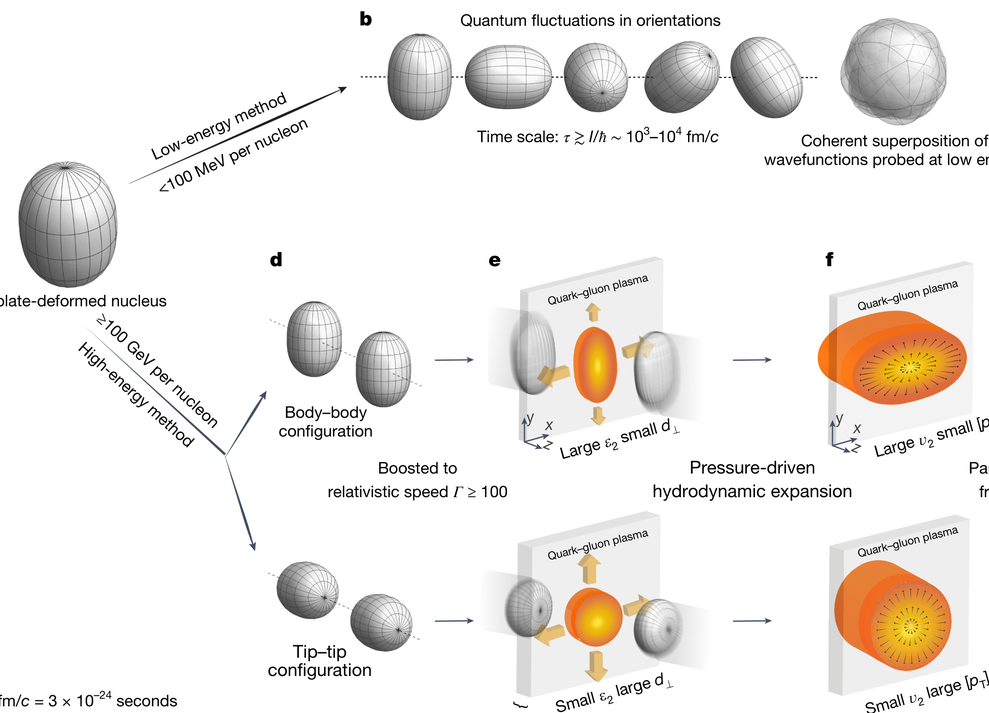
#> input picture assets/t3-exemplars/T3-02_STAR2024_ED1_核形变到火球_全流程3D.png, 989 x 713 px, shrunk from 2218 x 1599 before the run
$ python trim_border.py '../assets/t3-exemplars/T3-02_STAR2024_ED1_核形变到火球_全流程3D.png'
#> lines starting #> are read from the running program, lines starting #| are printed output that depends on the picture; after the words box and inside, x2 and y2 are one past the last pixel; in counts of white or black regions, pixels touching at a corner belong together
### scripts/_console.py
#!/usr/bin/env python3
"""
_console —— 控制台编码兜底：把 stdout / stderr 切成 UTF-8
======================================================================

**为什么需要它（实测踩过的坑，2026-09-27）**

本 skill 的报告里大量使用 ✅ / ❌ / ⚠️ / ✗ 这类符号。中文 Windows 上
Python 只在 **交互式控制台（isatty=True）** 才用 UTF-8 输出；一旦
**stdout 被管道或重定向**（agent 调脚本、CI、`python x.py > log.txt`
全是这种），Python 改用本地编码 gbk(cp936) 去编码 —— 这些字符
GBK 编不出来，于是脚本在**打印报告的中途**崩掉：

    UnicodeEncodeError: 'gbk' codec can't encode character '\u2705'

实测：`python evals/test_tools.py`、`python scripts/check_tools.py`
在管道下 100% 崩，而交互式手敲同一条命令却正常 —— 所以这个坑
**只在自动化里炸**，正是本 skill 的主要使用方式。

**用法**：在脚本（或会被 import 的库模块）顶部调用一次即可，幂等：

    from _console import init_console
    init_console()

★ 只改编码，不改行为：已经是 UTF-8 的流上调用是空操作；
  `errors="replace"` 保证连"编码探不出来"的字符也不会再抛异常
  （宁可显示成 ?，也不要整个脚本崩掉）。
"""
import sys


def init_console() -> None:
    """把标准输出 / 标准错误切到 UTF-8（失败时静默跳过，绝不因此报错）。"""
    for name in ("stdout", "stderr"):
        stream = getattr(sys, name, None)
        if stream is None:            # pythonw / 被替换掉的流
            continue
        try:
            stream.reconfigure(encoding="utf-8", errors="replace")
        except Exception:
            pass


init_console()

### scripts/trim_border.py
#!/usr/bin/env python3
"""
trim_border —— 把生图模型在四周画的那条 1~2px 外框【真的裁掉】
=========================================================================
## 为什么需要它（实测，2026-09-26）

生图模型（qwen-image-3.0 / mm 端点）**稳定地**在画面四周画一条细外框。
实测「自旋关联」算例：

    gen/sketch_s5.png      row0,row1 全命中，col0,col1 全命中   → 2px 实心黑框
    gen/sketch_s7.png      同上                                  → 2px 实心黑框
    gen_neg/sketch_s5/7/9  带 negative_prompt 也一样有框         → 5/5 全有

两条已经试过、**都没用**的办法：
  ① 简报里写「不要画外框」—— `ir_to_genbrief.py` 一直在写，模型照画；
  ② `--negative` 里加 border/frame/box outline/picture frame/…—— A/B 同 seed
     对比：加了 negative 的 3 张**仍然全部有框**（见上面的 gen_neg 行）。

所以别再求模型了，**裁掉**它。这条外框是确定性的像素级瑕疵，
用一个确定性的像素级步骤解决。

### ★ 外框可能是**两层**：1px 深线 + 1px 浅灰线（2026-09-27 实测）

「形变核 → 火球」算例的成品位图，边框是：

    row0   1664/1664 像素 lum<240   （深线，BG=0.94 能认出）
    row-2  1620/1664 像素 lum<240   （深线）
    row-1  1664/1664 像素 lum<250   （浅灰线，244~249 —— BG=0.94 **认不出**）
    col-1   927/ 928 像素 lum<250   （浅灰线）

默认 `BG=0.94`（lum<240）只裁掉深线，浅灰线留在图上 → 进矢量后就是一条多余细边。
这种图用 `--bg 0.975`（lum<248.6）再跑一次即可（实测裁掉下 2px + 右 1px）。
**注意**：`--bg` 调高会把**很浅的内容**（火球的浅色外晕之类）也算作内容，
所以它是个选项、不是新默认值 —— 只在默认值裁不干净时手动调。

## 判据（区分「细外框」和「内容真的顶到边」）

从每条边往里走：
  · 连续若干行/列满足「≥85% 像素不是背景（灰 < 0.94）」→ 记作一个 run；
  · run 结束后第一条不是这样的行/列，**必须**几乎是空的（< 20% 不是背景）
    —— 这才说明刚才那几行是一条**孤立的细线**（外框），不是内容；
  · run 长度 > --max（默认 6）→ 当成内容，不裁（防止吃掉实心色块）。

四个边各自判断，互不影响（模型有时只画一边）。

## 用法

    # 报告会裁掉什么，不写文件
    python3 scripts/trim_border.py gen/sketch_s7.png --dry-run

    # 真的裁，输出干净图
    python3 scripts/trim_border.py gen/sketch_s7.png -o gen/sketch_s7_clean.png
"""
from __future__ import annotations

import argparse
from pathlib import Path

import numpy as np
from PIL import Image

BG = 0.94          # 灰度 < 它算"有内容"
LINE_FRAC = 0.85   # 一行里 ≥ 这么多像素有内容 → 像"框线"
EMPTY_FRAC = 0.20  # run 之后第一条必须 < 这么多 → 才认可是"孤立细线"


def _lines(img, axis, reverse, bg=None):
    """按 axis（0=行, 1=列）从某条边往里，返回 '框线 run 长度' 或 0。"""
    if bg is None:
        bg = BG
    g = np.asarray(img.convert("L")).astype(np.float32) / 255.0
    nb = g < bg
    if axis == 1:
        nb = nb.T
    if reverse:
        nb = nb[::-1]
    n_total = nb.shape[1]
    run = 0
    for row in nb:
        if row.mean() >= LINE_FRAC:
            run += 1
        else:
            break
    if run == 0:
        return 0, float(nb[0].mean())
    nxt = float(nb[run].mean()) if run < nb.shape[0] else 0.0
    ok = nxt < EMPTY_FRAC
    return run, nxt if not ok else nxt


def detect(img, max_px=6, bg=None):
    """返回 {'left':n,'right':n,'top':n,'bottom':n}（要裁掉的像素数）。"""
    out = {}
    for name, axis, rev in (("top", 0, False), ("bottom", 0, True),
                            ("left", 1, False), ("right", 1, True)):
        run, nxt = _lines(img, axis, rev, bg)
        if run == 0:
            out[name] = (0, "没找到框线")
        elif run > max_px:
            out[name] = (0, "连续 %d px 都有内容 → 判为内容顶到边，不裁" % run)
        elif nxt >= EMPTY_FRAC:
            out[name] = (0, "框线内侧紧跟着内容（%.0f%%）→ 判为内容，不裁" % (nxt * 100))
        else:
            out[name] = (run, "裁掉 %d px" % run)
    return out


def main():
    ap = argparse.ArgumentParser(description="裁掉生图模型画的 1~2px 外框")
    ap.add_argument("image")
    ap.add_argument("-o", "--out", default=None)
    ap.add_argument("--max", dest="max_px", type=int, default=6,
                    help="单边最多裁多少 px（超过就当成内容，默认 6）")
    ap.add_argument("--bg", type=float, default=BG,
                    help="背景亮度阈值（0~1）：lum < bg 算「有内容」。默认 %.2f。"
                         "外框是**浅灰**线（lum 244~249）时用 0.975" % BG)
    ap.add_argument("--dry-run", action="store_true")
    a = ap.parse_args()

    p = Path(a.image)
    img = Image.open(p)
#> img is the input picture: PIL image 989x713 RGB; mean R, G, B 239.7, 236.2, 232.8
    W, H = img.size
    res = detect(img, a.max_px, a.bg)
#> the loop in detect, `for name, axis, rev in (("top", 0, False), ("bottom", 0, True), ("left..` made 4 passes
#> nxt on passes 1 to 4: 0, 0.0101, 0.0252, 0.0463
#> pass 1, in _lines, `g = np.asarray(img.convert("L")).astype(np.float32) / 255.0`:
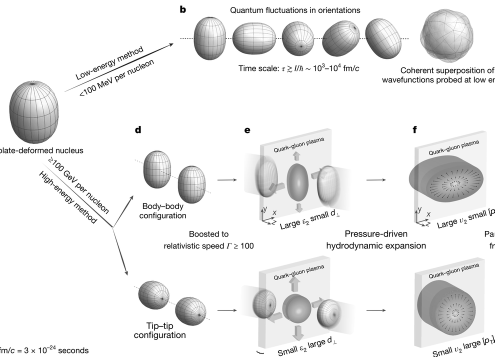
#> g: shape (713, 989) float32 (shown at 1/2 size); min 0, max 1, mean 0.929
#> pass 1, in _lines, `nb = g < bg`:
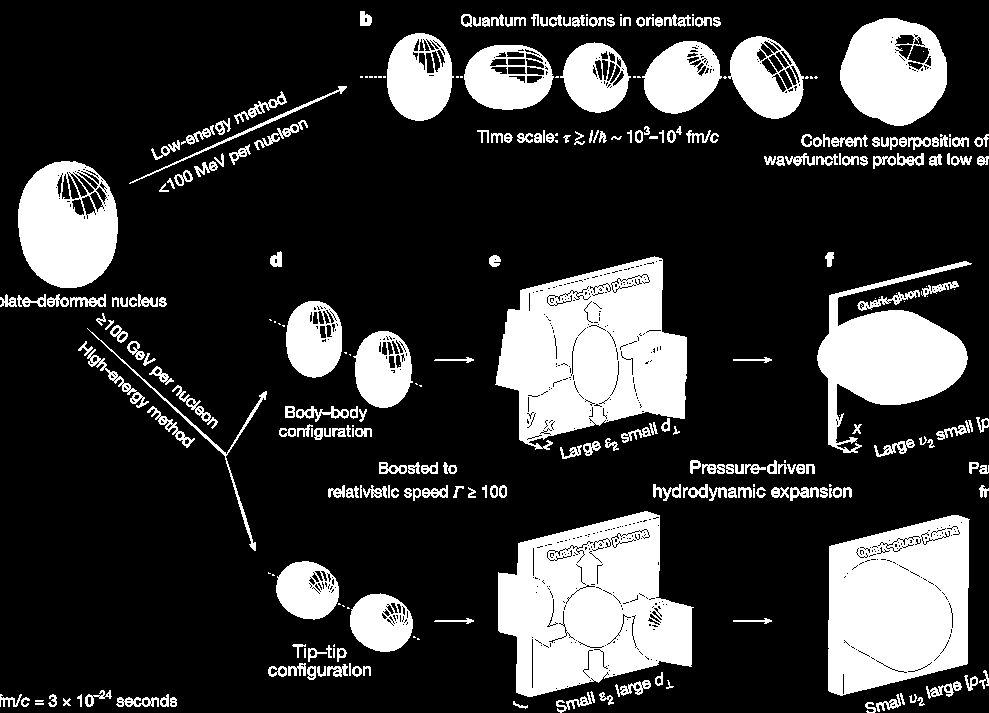
#> nb: shape (713, 989) bool; 21.6% white; 297 white regions (62 under 20 px), largest, box (x1, y1, x2, y2) and area: (495, 256, 687, 450) 24488, (498, 511, 694, 697) 24375, (828, 515, 970, 696) 20746
#> pass 2, in _lines (call 2), `nb = nb[::-1]`:
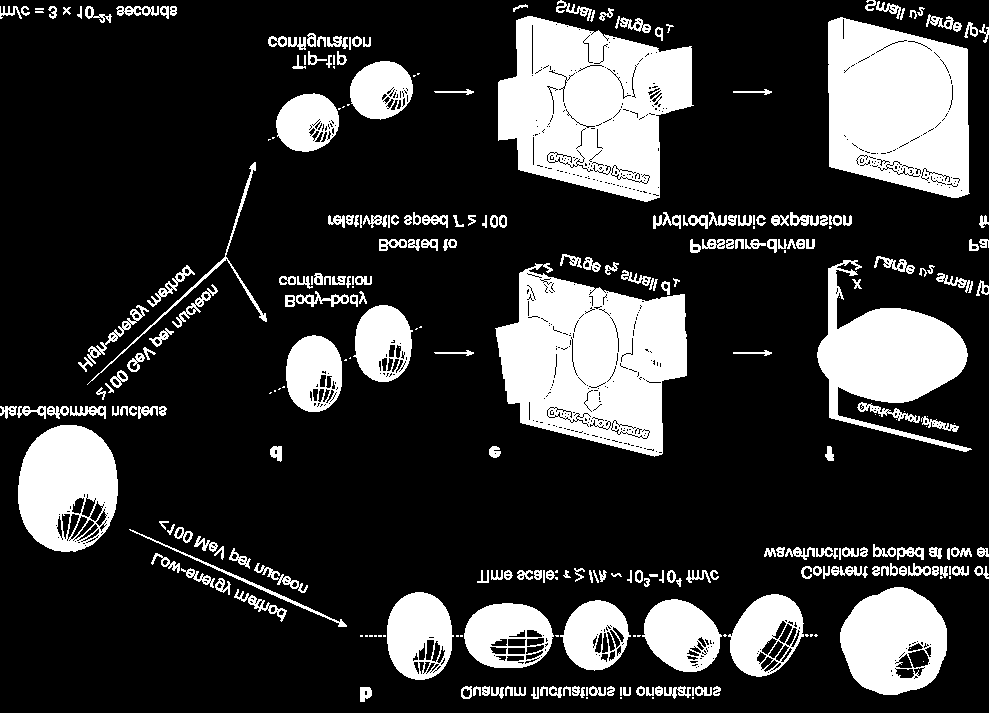
#> nb: shape (713, 989) bool; 21.6% white; 297 white regions (62 under 20 px), largest, box (x1, y1, x2, y2) and area: (495, 263, 687, 457) 24488, (498, 16, 694, 202) 24375, (828, 17, 970, 198) 20746
#> pass 3, in _lines (call 3), `nb = nb.T`:
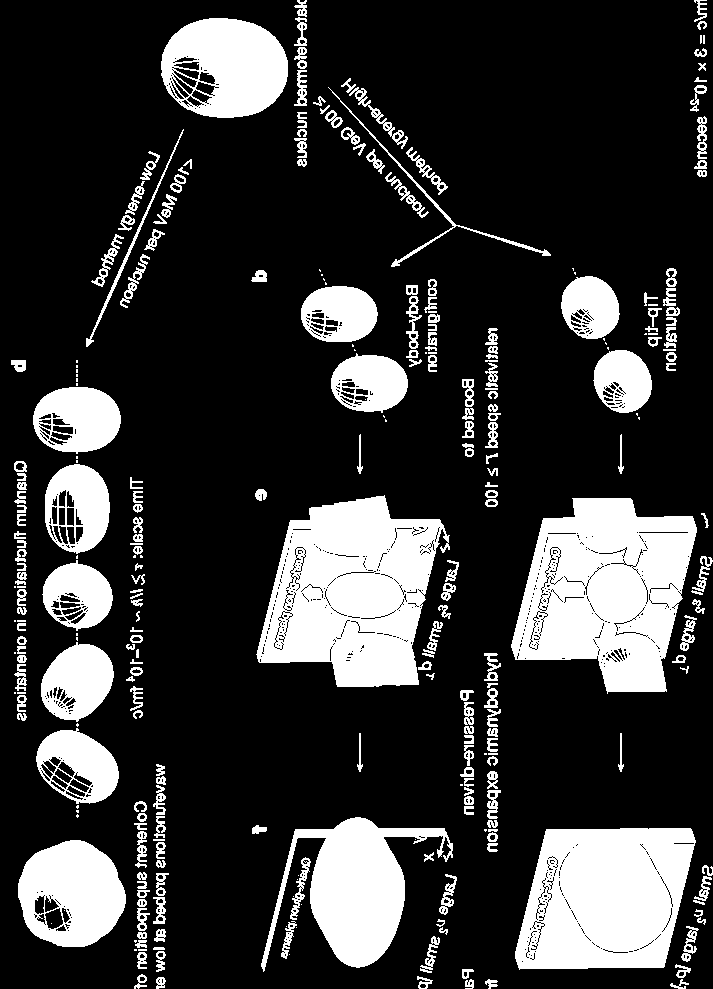
#> nb: shape (989, 713) bool; 21.6% white; 297 white regions (62 under 20 px), largest, box (x1, y1, x2, y2) and area: (256, 495, 450, 687) 24488, (511, 498, 697, 694) 24375, (515, 828, 696, 970) 20746
#> after the loop in detect, `for name, axis, rev in (("top", 0, False), ("bottom", 0, True),`: out = {'top': (0, '没找到框线'), 'bottom': (0, '没找到框线'), 'left': (0, '没找到框线'), 'right': (0, '没找到框线')}
#> res has the same summary as out in detect
    print("trim_border  %s  (%dx%d)" % (p.name, W, H))
#| trim_border  T3-02_STAR2024_ED1_核形变到火球_全流程3D.png  (989x713)
    n_any = 0
    for k in ("top", "bottom", "left", "right"):
        n, why = res[k]
        n_any += n
        print("  %-6s %s" % (k, why))
#> this loop made 4 passes
#|   top    没找到框线
#|   bottom 没找到框线
#|   left   没找到框线
#|   right  没找到框线
#> after the loop, n_any = 0
    if not n_any:
        print("  → 没找到外框（或判为内容），不裁")
        if a.out and not a.dry_run:
            img.save(a.out)
            print("  仍写出 %s" % a.out)
        return 0

    t, b = res["top"][0], res["bottom"][0]
    l, r = res["left"][0], res["right"][0]
    box = (l, t, W - r, H - b)
    print("  → 裁 %s  →  %dx%d" % (str(box), box[2] - box[0], box[3] - box[1]))
    if a.dry_run:
        print("  --dry-run：不写文件")
        return 0
    out = Path(a.out) if a.out else p.with_name(p.stem + "_clean" + p.suffix)
    img.crop(box).save(out)
    print("  已写出 %s" % out)
    return 0


# ★ Windows：stdout 被管道/重定向时是 gbk —— 报告里的中文/✅ 会乱码
#   或被 UnicodeEncodeError 打断（见 scripts/_console.py）。
from _console import init_console

init_console()


if __name__ == "__main__":
    raise SystemExit(main())
#> (the program exits here)

$ run again, on assets/t3-exemplars/T3-04_Kharzeev2021_3D螺旋能级面_手性磁场.png
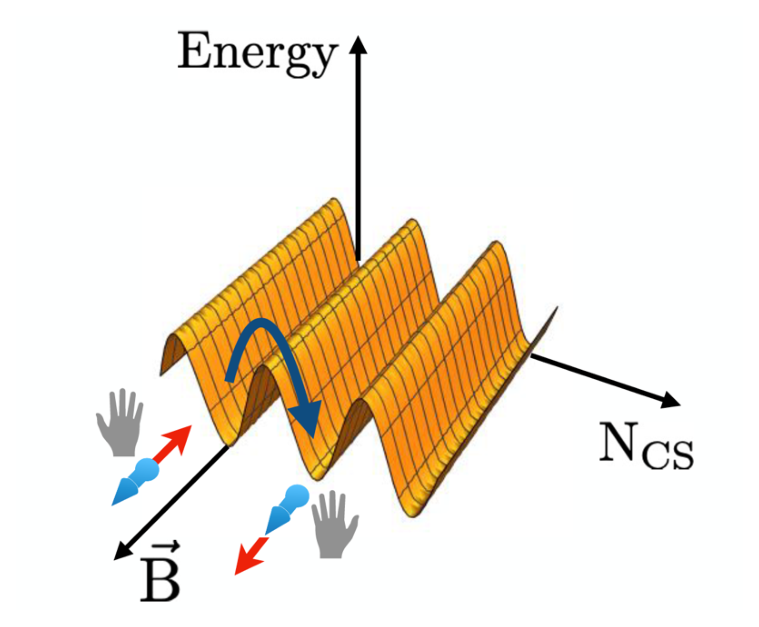
#> input picture assets/t3-exemplars/T3-04_Kharzeev2021_3D螺旋能级面_手性磁场.png, 759 x 627 px
#> in main, img is the input picture: PIL image 759x627 RGB; mean R, G, B 242.4, 233.1, 219.8
#> the loop in detect, `for name, axis, rev in (("top", 0, False), ("bottom", 0, True), ("left..` made 4 passes
#> pass 1, in _lines, `nb = g < bg`:
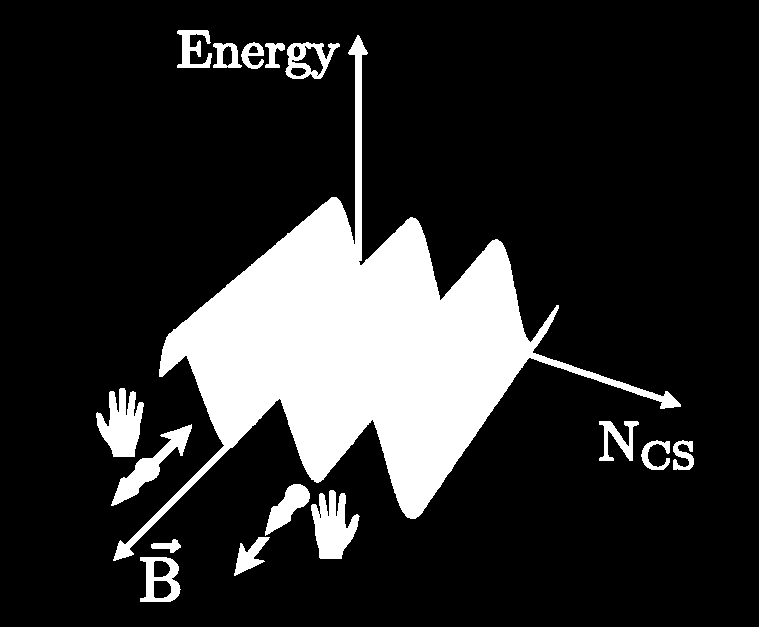
#> nb: shape (627, 759) bool; 17.2% white; 16 white regions, largest, box (x1, y1, x2, y2) and area: (113, 35, 681, 561) 69195, (311, 490, 360, 559) 2037, (96, 388, 144, 457) 2025
#> pass 3, in _lines (call 3), `nb = nb.T`:
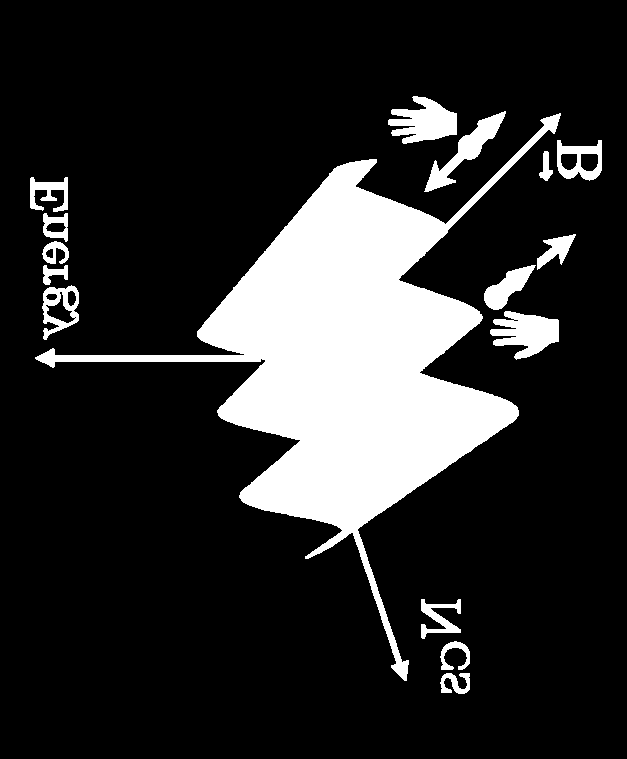
#> nb: shape (759, 627) bool; 17.2% white; 16 white regions, largest, box (x1, y1, x2, y2) and area: (35, 113, 561, 681) 69195, (490, 311, 559, 360) 2037, (388, 96, 457, 144) 2025
#> after the loop in detect, `for name, axis, rev in (("top", 0, False), ("bottom", 0, True),`: out = {'top': (0, '没找到框线'), 'bottom': (0, '没找到框线'), 'left': (0, '没找到框线'), 'right': (0, '没找到框线')}
#> res has the same summary as out in detect
#| trim_border  T3-04_Kharzeev2021_3D螺旋能级面_手性磁场.png  (759x627)
#> the loop in main, `for k in ("top", "bottom", "left", "right"):` made 4 passes
#|   top    没找到框线
#|   bottom 没找到框线
#|   left   没找到框线
#|   right  没找到框线
#> after the loop in main, `for k in ("top", "bottom", "left", "right"):`: n_any = 0

$ run again, on assets/t3-exemplars/T3-05_Kharzeev2021_3D火球+B场+磁力线.png
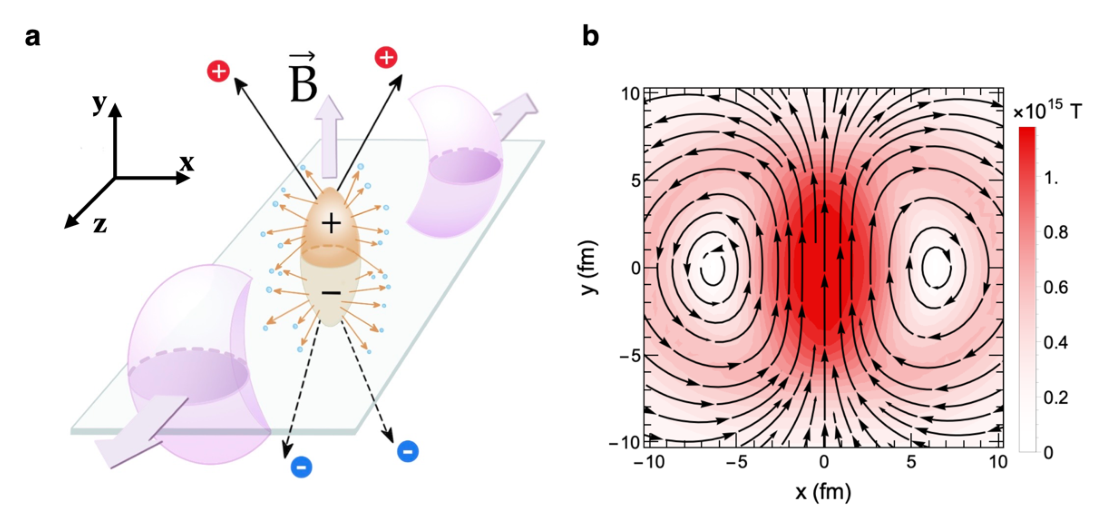
#> input picture assets/t3-exemplars/T3-05_Kharzeev2021_3D火球+B场+磁力线.png, 1106 x 529 px
#> in main, img is the input picture: PIL image 1106x529 RGB; mean R, G, B 241.1, 227.5, 228.5
#> the loop in detect, `for name, axis, rev in (("top", 0, False), ("bottom", 0, True), ("left..` made 4 passes
#> pass 1, in _lines, `nb = g < bg`:
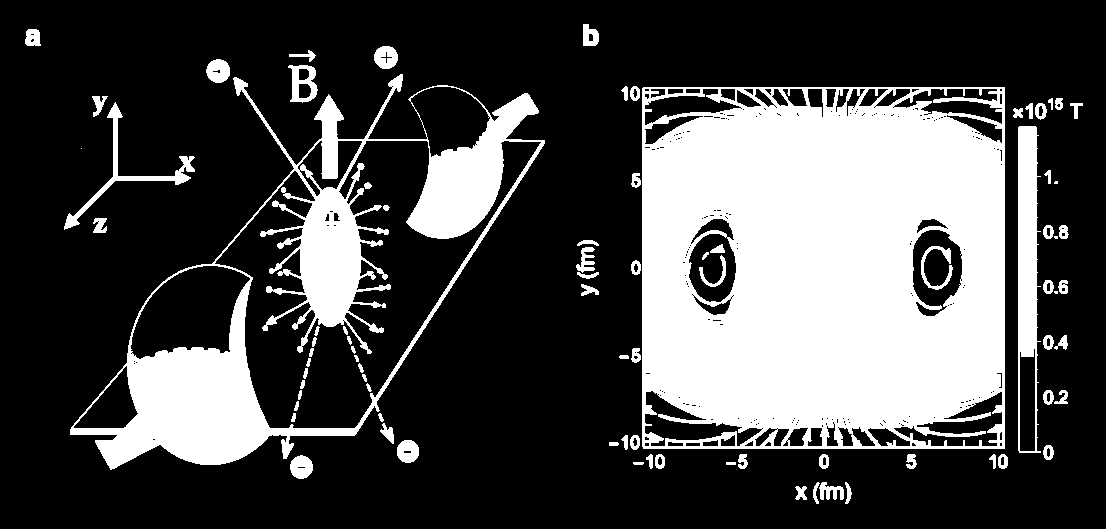
#> nb: shape (529, 1106) bool; 28.3% white; 84 white regions (4 under 20 px), largest, box (x1, y1, x2, y2) and area: (642, 87, 1005, 449) 111451, (70, 74, 545, 470) 38974, (1018, 126, 1041, 453) 4835
#> pass 3, in _lines (call 3), `nb = nb.T`:
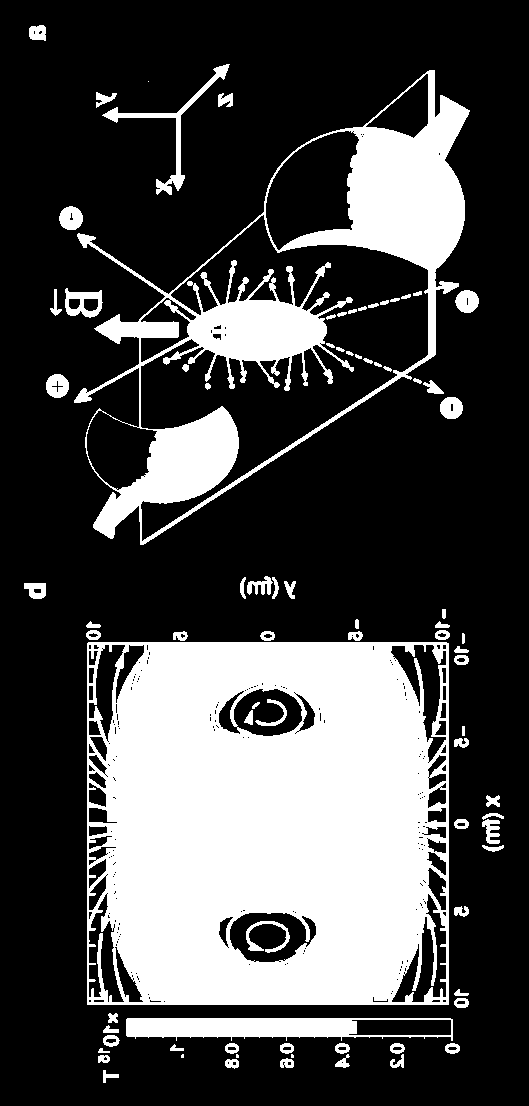
#> nb: shape (1106, 529) bool; 28.3% white; 84 white regions (4 under 20 px), largest, box (x1, y1, x2, y2) and area: (87, 642, 449, 1005) 111451, (74, 70, 470, 545) 38974, (126, 1018, 453, 1041) 4835
#> after the loop in detect, `for name, axis, rev in (("top", 0, False), ("bottom", 0, True),`: out = {'top': (0, '没找到框线'), 'bottom': (0, '没找到框线'), 'left': (0, '没找到框线'), 'right': (0, '没找到框线')}
#> res has the same summary as out in detect
#| trim_border  T3-05_Kharzeev2021_3D火球+B场+磁力线.png  (1106x529)
#> the loop in main, `for k in ("top", "bottom", "left", "right"):` made 4 passes
#|   top    没找到框线
#|   bottom 没找到框线
#|   left   没找到框线
#|   right  没找到框线
#> after the loop in main, `for k in ("top", "bottom", "left", "right"):`: n_any = 0
